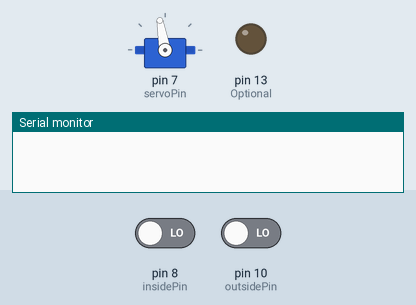
The sketch below on a simulated Arduino Uno, built with avr-gcc and run on an emulated ATmega328P. Shown: servo, output pins drawn as LEDs (lit = HIGH), the last lines printed to the serial monitor. Inputs (shaded band) come from the test bench; at power-on: pin 10 (outsidePin) LOW, pin 8 (insidePin) LOW.

Above: at 1.2 s.
1.3 s: pin 10 (outsidePin) driven HIGH
At 2.7 s:
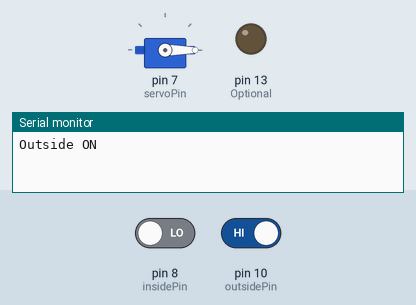
5.8 s: pin 10 (outsidePin) driven LOW
At 6.2 s:
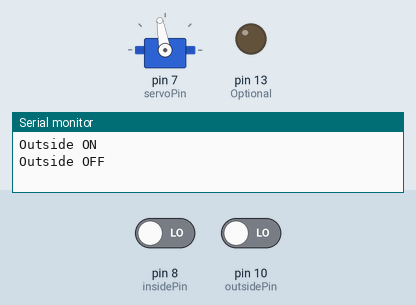
Timing chart, 0 to 8.3 s (numbered marks = the images above; inputs shaded):
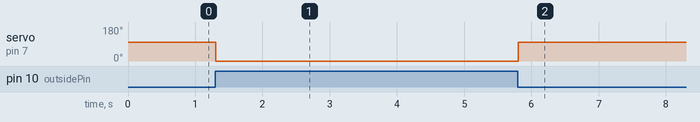

The sketch:

inside_calystegia_2025_01_13.ino
```cpp
#include <Servo.h>

int servoPin = 7; // Servo connected to pin 7
Servo myservo;    // create servo object to control a servo

int outsidePin = 10; // Pin to receive signal from Outside Calystegia
bool outsideState = false;

int insidePin = 8; // PIR sensor for Inside Calystegia
bool insideState = false;

int jealousyDelay = 15000;          // 15 seconds delay for jealousy
unsigned long jealousyTime = 0;     // Timer for jealousy
bool jealousyState = false;         // Tracks whether Jealousy Mode is active
bool jealousyOpen = false;          // tracks whether jealousy flower is open
unsigned long jealousyOpenTime = 0; // how long it's been since jealousy opened or closed
int jealousyOpenDelay = 500;        // how long jealousy stays open or closed

void setup()
{
  Serial.begin(9600);           // Start serial monitor for debugging
  myservo.attach(servoPin);     // Attach servo to pin 7
  pinMode(outsidePin, INPUT);   // Set receive pin as input
  pinMode(insidePin, INPUT);    // Set motion sensor pin as input
  openFlower();                 // Initialize servo to "open" position
  pinMode(LED_BUILTIN, OUTPUT); // Optional: LED for debugging
}

void loop()
{
  int outsideSensor = digitalRead(outsidePin);  // Read signal from Outside Calystegia
  int insideSensor = digitalRead(insidePin);    // Read motion from Inside Calystegia

  // Update states for outside motion
  if (outsideSensor && !outsideState) {
    outsideState = true;
    Serial.println("Outside ON");
    closeFlower();
  } else if (!outsideSensor && outsideState) {
    outsideState = false;
    Serial.println("Outside OFF");
    openFlower();
  }

  // Update states for inside motion
  if (insideSensor) {
    jealousyTime = millis();  // Reset jealousy timer when motion detected inside
    if (jealousyState) {
      jealousyState = false;  // Exit Jealousy Mode
      Serial.println("Jealousy OFF");

      openFlower();
    }
  }

  if (insideSensor && !insideState) {
    insideState = true;
    Serial.println("Inside ON");
  } else if (!insideSensor && insideState) {
    insideState = false;
    Serial.println("Inside OFF");
  }

  // Activate Jealousy Mode if:
  // 1. Enough time has passed since last inside motion.
  // 2. Movement is detected outside.
  if (!jealousyState && outsideSensor && millis() - jealousyTime > jealousyDelay) {
    jealousyState = true;  // Enter Jealousy Mode
    Serial.println("Jealousy ON");
  }

  // Handle Jealousy Mode behavior
  if (jealousyState) {
  jealousyBehaviour();
  }

  delay(10); // Small delay to stabilize loop
}

void jealousyBehaviour()
{

  // if 500 millis have passed
  if (millis() - jealousyOpenTime > jealousyOpenDelay)
  {
    // change opened to closed or closed to open
    jealousyOpen = !jealousyOpen;
    jealousyOpenTime = millis();

    if (jealousyOpen)
    {
      openFlower();
    }
    if (!jealousyOpen)
    {
      closeFlower();
    }

    // new open delay: random
    // jealousyOpenDelay = random (100, 1000);

    // new open delay: sinun
    float period = 5; // s
    float freq = 1.0 / period;
    float time = millis() / 1000.0;
    jealousyOpenDelay = map(sin(TWO_PI * freq * time) * 1000, -1000, 1000, 100, 1000);

  }

  /*
    myservo.write(0);                 // Example: Oscillate or perform actions in jealousy
    digitalWrite(LED_BUILTIN, HIGH);  // Optional: Turn on built-in LED
    delay(jealousyOpenDelay);

    myservo.write(100);
    digitalWrite(LED_BUILTIN, LOW);  // Optional: Turn off LED
    delay(jealousyOpenDelay);
  */
}


void openFlower() {
  myservo.write(100);
}

void closeFlower () {
  myservo.write(0);
}
```

Measured:
- after the input at 1.3 s, servo on pin 7 (servoPin): 100° → 0° at once
- after the input at 5.8 s, servo on pin 7 (servoPin): 0° → 100° at once
